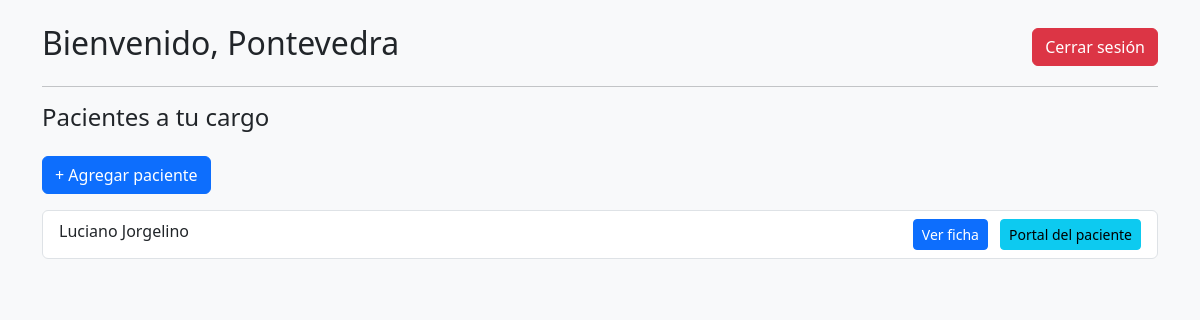
The app's page /usuarios/perfil/ (signed in), older data.
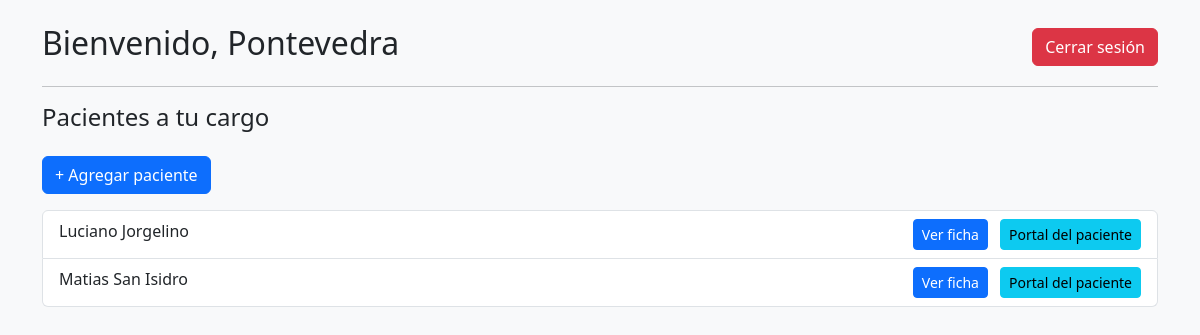
The same page, newer data.
### pacientes/models.py (models this page shows, shortened)
class Paciente(models.Model):
    perfil_usuario = models.ForeignKey(
        'usuarios.PerfilUsuario',
        on_delete=models.CASCADE,
        related_name="pacientes_asociados"
    )
    nombre = models.CharField(max_length=100)
    apellido = models.CharField(max_length=100)
    dni = models.CharField(max_length=20)
    email = models.EmailField()
    telefono = models.CharField(max_length=30)
    fecha_nacimiento = models.DateField(null=True, blank=True)
    obra_social = models.CharField(max_length=100, null=True, blank=True)

### usuarios/views.py (the view)
# urls.py: path("perfil/", views.perfil_usuario, name="perfil"),
@login_required
def perfil_usuario(request):
    perfil = request.user.perfil
    pacientes = perfil.pacientes.all()
    return render(request, "usuarios/perfil.html", {
        "usuario": request.user,
        "perfil": perfil,
        "pacientes": pacientes,
    })

### pacientes/context_processors.py (called while the page is built)
def paciente_context(request):
    paciente = None
    paciente_id = None
    try:
        perfil = request.user.perfil
        if perfil and hasattr(perfil, "pacientes"):
            paciente_id = request.session.get("paciente_id")
            if paciente_id:
                paciente = perfil.pacientes.filter(id=paciente_id).first()
    except:
        pass
    return {
        "paciente": paciente,
        "paciente_id": paciente_id,
    }

### usuarios/templates/usuarios/perfil.html (shortened to what this page needs)
<!DOCTYPE html>
<html>
<head>
    <link href="https://cdn.jsdelivr.net/npm/bootstrap@5.3.3/dist/css/bootstrap.min.css" rel="stylesheet">
</head>
<body class="bg-light">
<div class="container mt-4">
    <div class="d-flex justify-content-between align-items-center">
        <h2>Bienvenido, {{ usuario.username }}</h2>
        <form method="POST" action="{% url 'usuarios:logout' %}">
            <button type="submit" class="btn btn-danger">Cerrar sesión</button>
        </form>
    </div>
    <hr>
    <h4>Pacientes a tu cargo</h4>
    <a href="{% url 'pacientes:crear_paciente' %}" class="btn btn-primary mt-3">
        + Agregar paciente
    </a>
    {% if pacientes %}
        <ul class="list-group mt-3">
            {% for p in pacientes %}
                <li class="list-group-item d-flex justify-content-between">
                    {{ p.nombre }} {{ p.apellido }}
                    <div>
                        <a class="btn btn-primary btn-sm"
                        href="{% url 'pacientes:paciente_detalle' p.pk %}">
                            Ver ficha
                        </a>
                        <a class="btn btn-info btn-sm ms-2"
                        href="{% url 'usuarios:portal_paciente' p.pk %}">
                            Portal del paciente
                        </a>
                    </div>
                </li>
            {% endfor %}
        </ul>
    {% else %}
        <p class="text-muted mt-3">Aún no tenés pacientes asociados.</p>
    {% endif %}
</div>
</body>
</html>

Row changes from the older to the newer data that the page shows:
added Paciente: nombre "Matias", apellido "San Isidro"
